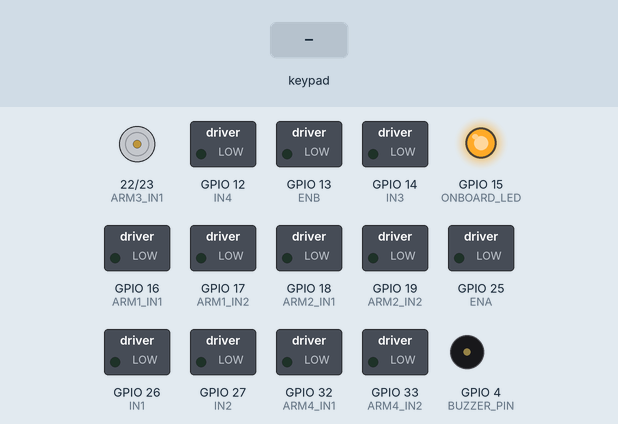
Recording of a program running on a simulated ESP32. Parts: motor-driver pin pairs drawn as motors (green arrow = first pin HIGH = forward, orange = second pin HIGH = backward, longer = more drive), switched loads named in the program (green lamp = pin HIGH), output pins drawn as LEDs (lit = HIGH), buzzer (waves = sounding, pin HIGH). The test bench sets the inputs (shaded band). Nothing arrives over Bluetooth unless stated; what the program prints to the serial monitor is not drawn.

Above: at 1.5 s.
1.6 s: key 'X' pressed
At 1.81 s:
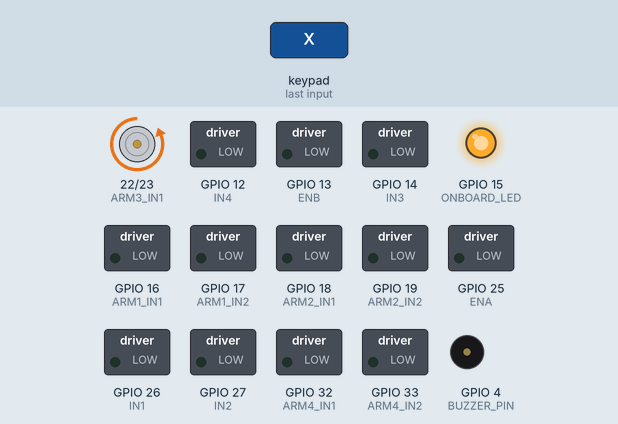
3.5 s: key 'O' pressed
At 3.71 s:
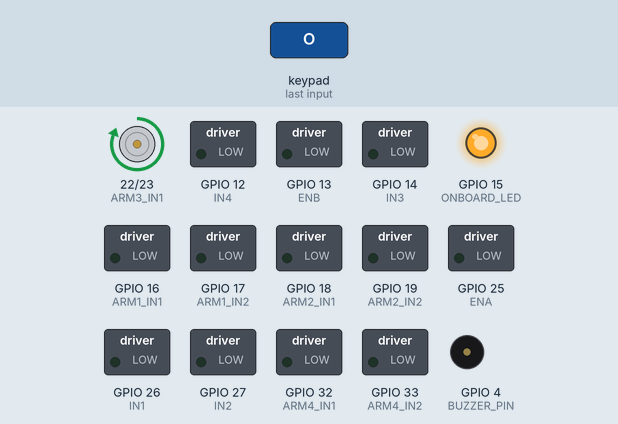
Timing chart, 0 to 6.5 s (numbered marks = the images above; inputs shaded):
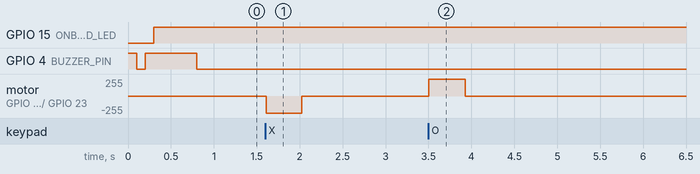

Measured:
- after the input at 1.6 s, motor on GPIO 22 (ARM3_IN1) / GPIO 23 (ARM3_IN2): stopped → backward 255/255 at once, → stopped 0.41 s later
- after the input at 3.5 s, motor on GPIO 22 (ARM3_IN1) / GPIO 23 (ARM3_IN2): stopped → forward 255/255 at once, → stopped 0.42 s later

The program:

main.cpp
```cpp
#include <Arduino.h>
#include <Ps3Controller.h>
#include <WiFi.h>
#include <WebServer.h>

// --- Pin Definitions ---

// --- DRIVING MOTORS (L298N #1) ---
const int IN1 = 26; // Left Motor Dir 1
const int IN2 = 27; // Left Motor Dir 2
const int ENA = 25; // Left Motor Speed (PWM)

const int IN3 = 14; // Right Motor Dir 1
const int IN4 = 12; // Right Motor Dir 2
const int ENB = 13; // Right Motor Speed (PWM)

// --- ARM MOTORS (L298N #2 & #3) ---
// Arm Motor 1 (Controlled by R2/L2)
const int ARM1_IN1 = 16;
const int ARM1_IN2 = 17;

// Arm Motor 2 (Controlled by R1/L1)
const int ARM2_IN1 = 18;
const int ARM2_IN2 = 19;

// Arm Motor 3 (Controlled by Triangle/Cross & Circle/Square)
const int ARM3_IN1 = 22;
const int ARM3_IN2 = 23;

// Arm Motor 4 (Controlled by Right Joystick)
const int ARM4_IN1 = 32;
const int ARM4_IN2 = 33;

// --- EXTRAS ---
const int ONBOARD_LED = 15;
const int BUZZER_PIN = 4; // Active Buzzer

// PWM Properties (Driving Motors Only)
const int freq = 30000;
const int pwmChannelA = 0;
const int pwmChannelB = 1;
const int resolution = 8;

// --- WIFI / WEB SERVER ---
const char* ssid = "Hydrozer_AP";
const char* password = "12312345";

WebServer server(80);

// --- MODES ---
enum ControlMode {
    MODE_SEARCHING,
    MODE_PS3,
    MODE_WIFI
};

ControlMode currentMode = MODE_SEARCHING;
unsigned long searchStartTime = 0;
const unsigned long SEARCH_TIMEOUT = 5000; // 5 Seconds wait for PS3

// --- HTML PAGE ---
const char index_html[] PROGMEM = R"rawliteral(
<!DOCTYPE HTML><html>
<head>
  <meta name="viewport" content="width=device-width, initial-scale=1">
  <title>Hydrozer Control</title>
  <style>
    body { font-family: Arial; text-align: center; margin:0px auto; padding-top: 30px; background-color: #222; color: white; }
    .btn { background-color: #444; border: none; color: white; padding: 15px 32px; text-align: center; text-decoration: none; display: inline-block; font-size: 16px; margin: 4px 2px; cursor: pointer; border-radius: 8px; user-select: none; }
    .btn:active { background-color: #4CAF50; }
    .stop { background-color: #f44336; }
    .ctrl-group { margin-bottom: 20px; border: 1px solid #555; padding: 10px; border-radius: 10px; }
    h2 { margin-top: 0; }
  </style>
</head>
<body>
  <h1>Hydrozer RC</h1>

  <div class="ctrl-group">
    <h2>Drive</h2>
    <button class="btn" ontouchstart="move('F')" ontouchend="move('S')" onmousedown="move('F')" onmouseup="move('S')">FWD</button><br>
    <button class="btn" ontouchstart="move('L')" ontouchend="move('S')" onmousedown="move('L')" onmouseup="move('S')">LEFT</button>
    <button class="btn stop" ontouchstart="move('S')" onmousedown="move('S')">STOP</button>
    <button class="btn" ontouchstart="move('R')" ontouchend="move('S')" onmousedown="move('R')" onmouseup="move('S')">RIGHT</button><br>
    <button class="btn" ontouchstart="move('B')" ontouchend="move('S')" onmousedown="move('B')" onmouseup="move('S')">REV</button>
  </div>

  <div class="ctrl-group">
    <h2>Arms</h2>
    <p>Arm 1: <button class="btn" onclick="act('1')">UP</button> <button class="btn" onclick="act('q')">DN</button> <button class="btn stop" onclick="act('x')">X</button></p>
    <p>Arm 2: <button class="btn" onclick="act('2')">UP</button> <button class="btn" onclick="act('w')">DN</button> <button class="btn stop" onclick="act('y')">X</button></p>
    <p>Arm 3: <button class="btn" onclick="act('3')">UP</button> <button class="btn" onclick="act('e')">DN</button> <button class="btn stop" onclick="act('z')">X</button></p>
    <p>Arm 4: <button class="btn" onclick="act('4')">UP</button> <button class="btn" onclick="act('r')">DN</button> <button class="btn stop" onclick="act('v')">X</button></p>
  </div>

<script>
function move(dir) {
  var xhr = new XMLHttpRequest();
  xhr.open("GET", "/cmd?go=" + dir, true);
  xhr.send();
}
function act(action) {
  var xhr = new XMLHttpRequest();
  xhr.open("GET", "/cmd?act=" + action, true);
  xhr.send();
}
</script>
</body>
</html>
)rawliteral";

// --- WEB HANDLERS ---
void handleRoot() {
    server.send(200, "text/html", index_html);
}

void handleCmd() {
    if (server.hasArg("go")) {
        String go = server.arg("go");
        if (go == "F") { setDriveMotor(255, IN1, IN2, pwmChannelA); setDriveMotor(255, IN3, IN4, pwmChannelB); }
        else if (go == "B") { setDriveMotor(-255, IN1, IN2, pwmChannelA); setDriveMotor(-255, IN3, IN4, pwmChannelB); }
        else if (go == "L") { setDriveMotor(-255, IN1, IN2, pwmChannelA); setDriveMotor(255, IN3, IN4, pwmChannelB); }
        else if (go == "R") { setDriveMotor(255, IN1, IN2, pwmChannelA); setDriveMotor(-255, IN3, IN4, pwmChannelB); }
        else if (go == "S") { setDriveMotor(0, IN1, IN2, pwmChannelA); setDriveMotor(0, IN3, IN4, pwmChannelB); }
    }

    if (server.hasArg("act")) {
        char act = server.arg("act").charAt(0);
        switch(act) {
            case '1': setArmMotor(1, ARM1_IN1, ARM1_IN2); break; case 'q': setArmMotor(-1, ARM1_IN1, ARM1_IN2); break; case 'x': setArmMotor(0, ARM1_IN1, ARM1_IN2); break;
            case '2': setArmMotor(1, ARM2_IN1, ARM2_IN2); break; case 'w': setArmMotor(-1, ARM2_IN1, ARM2_IN2); break; case 'y': setArmMotor(0, ARM2_IN1, ARM2_IN2); break;
            case '3': setArmMotor(1, ARM3_IN1, ARM3_IN2); break; case 'e': setArmMotor(-1, ARM3_IN1, ARM3_IN2); break; case 'z': setArmMotor(0, ARM3_IN1, ARM3_IN2); break;
            case '4': setArmMotor(1, ARM4_IN1, ARM4_IN2); break; case 'r': setArmMotor(-1, ARM4_IN1, ARM4_IN2); break; case 'v': setArmMotor(0, ARM4_IN1, ARM4_IN2); break;
        }
    }
    server.send(200, "text/plain", "OK");
}

void setup() {
    Serial.begin(115200);

    // Setup Motor Pins
    pinMode(IN1, OUTPUT);
    pinMode(IN2, OUTPUT);
    pinMode(IN3, OUTPUT);
    pinMode(IN4, OUTPUT);
    pinMode(ONBOARD_LED, OUTPUT);
    pinMode(BUZZER_PIN, OUTPUT);

    // Setup PWM
    ledcSetup(pwmChannelA, freq, resolution);
    ledcSetup(pwmChannelB, freq, resolution);
    ledcAttachPin(ENA, pwmChannelA);
    ledcAttachPin(ENB, pwmChannelB);

    // --- Setup Arm Pins ---
    pinMode(ARM1_IN1, OUTPUT);
    pinMode(ARM1_IN2, OUTPUT);

    pinMode(ARM2_IN1, OUTPUT);
    pinMode(ARM2_IN2, OUTPUT);

    pinMode(ARM3_IN1, OUTPUT);
    pinMode(ARM3_IN2, OUTPUT);

    pinMode(ARM4_IN1, OUTPUT);
    pinMode(ARM4_IN2, OUTPUT);

    // Startup Beep Sequence
    digitalWrite(BUZZER_PIN, HIGH);
    delay(100);
    digitalWrite(BUZZER_PIN, LOW);
    delay(100);
    digitalWrite(BUZZER_PIN, HIGH);
    delay(100);
    digitalWrite(BUZZER_PIN, LOW);

    // Initialize PS3
    Ps3.begin("9C:B6:D0:DD:9D:10");
    searchStartTime = millis();
}

// Helper: Drive Wheels with Speed Control
void setDriveMotor(int speed, int pinIn1, int pinIn2, int channel) {
    speed = constrain(speed, -255, 255);
    if (speed > 20) {
        digitalWrite(pinIn1, HIGH);
        digitalWrite(pinIn2, LOW);
        ledcWrite(channel, speed);
    } else if (speed < -20) {
        digitalWrite(pinIn1, LOW);
        digitalWrite(pinIn2, HIGH);
        ledcWrite(channel, abs(speed));
    } else {
        digitalWrite(pinIn1, LOW);
        digitalWrite(pinIn2, LOW);
        ledcWrite(channel, 0);
    }
}

// Helper: Arm Motors (Full Speed)
// State: 1 = Forward, -1 = Backward, 0 = Stop
void setArmMotor(int state, int pin1, int pin2) {
    if (state == 1) {
        digitalWrite(pin1, HIGH);
        digitalWrite(pin2, LOW);
    } else if (state == -1) {
        digitalWrite(pin1, LOW);
        digitalWrite(pin2, HIGH);
    } else {
        digitalWrite(pin1, LOW);
        digitalWrite(pin2, LOW);
    }
}

void buzz(int on_ms, int off_ms = 40) {
  digitalWrite(BUZZER_PIN, HIGH);
  delay(on_ms);
  digitalWrite(BUZZER_PIN, LOW);
  delay(off_ms);
}

void beepConnected() {
  buzz(80, 60);
  buzz(140, 0);
}

void beepDisconnected() {
  buzz(360, 580);
  buzz(80, 0);
}

int connectedState = 0;
void loop() {
    if (currentMode == MODE_SEARCHING) {
        digitalWrite(ONBOARD_LED, (millis() / 100) % 2); // Fast Blink

        if (Ps3.isConnected()) {
            Serial.println("PS3 Connected!");
            currentMode = MODE_PS3;
            digitalWrite(BUZZER_PIN, HIGH); delay(500); digitalWrite(BUZZER_PIN, LOW);
        } else if (millis() - searchStartTime > SEARCH_TIMEOUT) {
            Serial.println("Timeout. Starting WiFi AP...");
            Ps3.end(); // Stop Bluetooth Stack

            // Start WiFi AP
            WiFi.softAP(ssid, password);
            IPAddress myIP = WiFi.softAPIP();
            Serial.print("AP IP address: "); Serial.println(myIP);

            server.on("/", handleRoot);
            server.on("/cmd", handleCmd);
            server.begin();

            currentMode = MODE_WIFI;
            // 3 Short Beeps
             for(int i=0; i<3; i++) { digitalWrite(BUZZER_PIN, HIGH); delay(50); digitalWrite(BUZZER_PIN, LOW); delay(50); }
        }
    }
    else if (currentMode == MODE_PS3) {
        digitalWrite(ONBOARD_LED, HIGH);
        // ... PS3 Logic from before ...
        if (!Ps3.isConnected()) {
            // Handle disconnect?
        }

        // Drive Logic
        int throttle = -Ps3.data.analog.stick.ly;
        int steering = Ps3.data.analog.stick.lx;
        if (abs(throttle) < 10) throttle = 0; if (abs(steering) < 10) steering = 0;

        // Reverse Beeper
        if (throttle < -20 && (millis()/300)%2==0) digitalWrite(BUZZER_PIN, HIGH);
        else digitalWrite(BUZZER_PIN, LOW);

        setDriveMotor((throttle+steering)*2, IN1, IN2, pwmChannelA);
        setDriveMotor((throttle-steering)*2, IN3, IN4, pwmChannelB);

        // Arm Logic
        int a1=0; if(Ps3.data.analog.button.r2>50)a1=1; else if(Ps3.data.analog.button.l2>50)a1=-1; setArmMotor(a1, ARM1_IN1, ARM1_IN2);
        int a2=0; if(Ps3.data.button.r1)a2=1; else if(Ps3.data.button.l1)a2=-1; setArmMotor(a2, ARM2_IN1, ARM2_IN2);
        int a3=0; if(Ps3.data.button.triangle||Ps3.data.button.circle)a3=1; else if(Ps3.data.button.cross||Ps3.data.button.square)a3=-1; setArmMotor(a3, ARM3_IN1, ARM3_IN2);

        int a4=0; int ry=-Ps3.data.analog.stick.ry; int rx=Ps3.data.analog.stick.rx;
        if(ry>50||rx>50)a4=1; else if(ry<-50||rx<-50)a4=-1; setArmMotor(a4, ARM4_IN1, ARM4_IN2);

        delay(10);
    }
    else if (currentMode == MODE_WIFI) {
        digitalWrite(ONBOARD_LED, (millis() / 1000) % 2); // Slow Blink
        server.handleClient();
        delay(2);
    }
}
```
